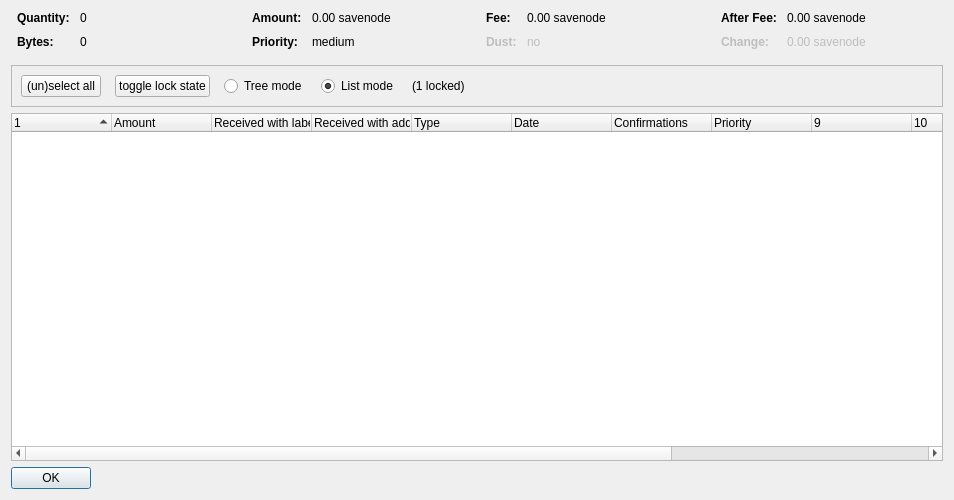
<?xml version="1.0" encoding="UTF-8"?>
<ui version="4.0">
 <class>CoinControlDialog</class>
 <widget class="QDialog" name="CoinControlDialog">
  <property name="geometry">
   <rect>
    <x>0</x>
    <y>0</y>
    <width>954</width>
    <height>500</height>
   </rect>
  </property>
  <property name="windowTitle">
   <string>Coin Selection</string>
  </property>
  <layout class="QVBoxLayout" name="verticalLayout">
   <item>
    <layout class="QHBoxLayout" name="horizontalLayoutTop" stretch="0,0,0,0">
     <property name="topMargin">
      <number>0</number>
     </property>
     <property name="bottomMargin">
      <number>10</number>
     </property>
     <item>
      <layout class="QFormLayout" name="formLayoutCoinControl1">
       <property name="horizontalSpacing">
        <number>10</number>
       </property>
       <property name="verticalSpacing">
        <number>10</number>
       </property>
       <property name="leftMargin">
        <number>6</number>
       </property>
       <property name="rightMargin">
        <number>6</number>
       </property>
       <item row="0" column="0">
        <widget class="QLabel" name="labelCoinControlQuantityText">
         <property name="font">
          <font>
           <weight>75</weight>
           <bold>true</bold>
          </font>
         </property>
         <property name="text">
          <string>Quantity:</string>
         </property>
        </widget>
       </item>
       <item row="0" column="1">
        <widget class="QLabel" name="labelCoinControlQuantity">
         <property name="cursor">
          <cursorShape>IBeamCursor</cursorShape>
         </property>
         <property name="contextMenuPolicy">
          <enum>Qt::ActionsContextMenu</enum>
         </property>
         <property name="text">
          <string notr="true">0</string>
         </property>
         <property name="textInteractionFlags">
          <set>Qt::LinksAccessibleByMouse|Qt::TextSelectableByKeyboard|Qt::TextSelectableByMouse</set>
         </property>
        </widget>
       </item>
       <item row="1" column="0">
        <widget class="QLabel" name="labelCoinControlBytesText">
         <property name="font">
          <font>
           <weight>75</weight>
           <bold>true</bold>
          </font>
         </property>
         <property name="text">
          <string>Bytes:</string>
         </property>
        </widget>
       </item>
       <item row="1" column="1">
        <widget class="QLabel" name="labelCoinControlBytes">
         <property name="cursor">
          <cursorShape>IBeamCursor</cursorShape>
         </property>
         <property name="contextMenuPolicy">
          <enum>Qt::ActionsContextMenu</enum>
         </property>
         <property name="text">
          <string notr="true">0</string>
         </property>
         <property name="textInteractionFlags">
          <set>Qt::LinksAccessibleByMouse|Qt::TextSelectableByKeyboard|Qt::TextSelectableByMouse</set>
         </property>
        </widget>
       </item>
      </layout>
     </item>
     <item>
      <layout class="QFormLayout" name="formLayoutCoinControl2">
       <property name="horizontalSpacing">
        <number>10</number>
       </property>
       <property name="verticalSpacing">
        <number>10</number>
       </property>
       <property name="leftMargin">
        <number>6</number>
       </property>
       <property name="rightMargin">
        <number>6</number>
       </property>
       <item row="0" column="0">
        <widget class="QLabel" name="labelCoinControlAmountText">
         <property name="font">
          <font>
           <weight>75</weight>
           <bold>true</bold>
          </font>
         </property>
         <property name="text">
          <string>Amount:</string>
         </property>
        </widget>
       </item>
       <item row="0" column="1">
        <widget class="QLabel" name="labelCoinControlAmount">
         <property name="cursor">
          <cursorShape>IBeamCursor</cursorShape>
         </property>
         <property name="contextMenuPolicy">
          <enum>Qt::ActionsContextMenu</enum>
         </property>
         <property name="text">
          <string notr="true">0.00 savenode</string>
         </property>
         <property name="textInteractionFlags">
          <set>Qt::LinksAccessibleByMouse|Qt::TextSelectableByKeyboard|Qt::TextSelectableByMouse</set>
         </property>
        </widget>
       </item>
       <item row="1" column="0">
        <widget class="QLabel" name="labelCoinControlPriorityText">
         <property name="font">
          <font>
           <weight>75</weight>
           <bold>true</bold>
          </font>
         </property>
         <property name="text">
          <string>Priority:</string>
         </property>
        </widget>
       </item>
       <item row="1" column="1">
        <widget class="QLabel" name="labelCoinControlPriority">
         <property name="cursor">
          <cursorShape>IBeamCursor</cursorShape>
         </property>
         <property name="contextMenuPolicy">
          <enum>Qt::ActionsContextMenu</enum>
         </property>
         <property name="text">
          <string>medium</string>
         </property>
         <property name="textInteractionFlags">
          <set>Qt::LinksAccessibleByMouse|Qt::TextSelectableByKeyboard|Qt::TextSelectableByMouse</set>
         </property>
        </widget>
       </item>
      </layout>
     </item>
     <item>
      <layout class="QFormLayout" name="formLayoutCoinControl3">
       <property name="horizontalSpacing">
        <number>10</number>
       </property>
       <property name="verticalSpacing">
        <number>10</number>
       </property>
       <property name="leftMargin">
        <number>6</number>
       </property>
       <property name="rightMargin">
        <number>6</number>
       </property>
       <item row="0" column="0">
        <widget class="QLabel" name="labelCoinControlFeeText">
         <property name="font">
          <font>
           <weight>75</weight>
           <bold>true</bold>
          </font>
         </property>
         <property name="text">
          <string>Fee:</string>
         </property>
        </widget>
       </item>
       <item row="0" column="1">
        <widget class="QLabel" name="labelCoinControlFee">
         <property name="cursor">
          <cursorShape>IBeamCursor</cursorShape>
         </property>
         <property name="contextMenuPolicy">
          <enum>Qt::ActionsContextMenu</enum>
         </property>
         <property name="text">
          <string notr="true">0.00 savenode</string>
         </property>
         <property name="textInteractionFlags">
          <set>Qt::LinksAccessibleByMouse|Qt::TextSelectableByKeyboard|Qt::TextSelectableByMouse</set>
         </property>
        </widget>
       </item>
       <item row="1" column="0">
        <widget class="QLabel" name="labelCoinControlLowOutputText">
         <property name="enabled">
          <bool>false</bool>
         </property>
         <property name="font">
          <font>
           <weight>75</weight>
           <bold>true</bold>
          </font>
         </property>
         <property name="text">
          <string>Dust:</string>
         </property>
        </widget>
       </item>
       <item row="1" column="1">
        <widget class="QLabel" name="labelCoinControlLowOutput">
         <property name="enabled">
          <bool>false</bool>
         </property>
         <property name="cursor">
          <cursorShape>IBeamCursor</cursorShape>
         </property>
         <property name="contextMenuPolicy">
          <enum>Qt::ActionsContextMenu</enum>
         </property>
         <property name="text">
          <string>no</string>
         </property>
         <property name="textInteractionFlags">
          <set>Qt::LinksAccessibleByMouse|Qt::TextSelectableByKeyboard|Qt::TextSelectableByMouse</set>
         </property>
        </widget>
       </item>
      </layout>
     </item>
     <item>
      <layout class="QFormLayout" name="formLayoutCoinControl4">
       <property name="horizontalSpacing">
        <number>10</number>
       </property>
       <property name="verticalSpacing">
        <number>10</number>
       </property>
       <property name="leftMargin">
        <number>6</number>
       </property>
       <property name="rightMargin">
        <number>6</number>
       </property>
       <item row="0" column="0">
        <widget class="QLabel" name="labelCoinControlAfterFeeText">
         <property name="font">
          <font>
           <weight>75</weight>
           <bold>true</bold>
          </font>
         </property>
         <property name="text">
          <string>After Fee:</string>
         </property>
        </widget>
       </item>
       <item row="0" column="1">
        <widget class="QLabel" name="labelCoinControlAfterFee">
         <property name="cursor">
          <cursorShape>IBeamCursor</cursorShape>
         </property>
         <property name="contextMenuPolicy">
          <enum>Qt::ActionsContextMenu</enum>
         </property>
         <property name="text">
          <string notr="true">0.00 savenode</string>
         </property>
         <property name="textInteractionFlags">
          <set>Qt::LinksAccessibleByMouse|Qt::TextSelectableByKeyboard|Qt::TextSelectableByMouse</set>
         </property>
        </widget>
       </item>
       <item row="1" column="0">
        <widget class="QLabel" name="labelCoinControlChangeText">
         <property name="enabled">
          <bool>false</bool>
         </property>
         <property name="font">
          <font>
           <weight>75</weight>
           <bold>true</bold>
          </font>
         </property>
         <property name="text">
          <string>Change:</string>
         </property>
        </widget>
       </item>
       <item row="1" column="1">
        <widget class="QLabel" name="labelCoinControlChange">
         <property name="enabled">
          <bool>false</bool>
         </property>
         <property name="cursor">
          <cursorShape>IBeamCursor</cursorShape>
         </property>
         <property name="contextMenuPolicy">
          <enum>Qt::ActionsContextMenu</enum>
         </property>
         <property name="text">
          <string notr="true">0.00 savenode</string>
         </property>
         <property name="textInteractionFlags">
          <set>Qt::LinksAccessibleByMouse|Qt::TextSelectableByKeyboard|Qt::TextSelectableByMouse</set>
         </property>
        </widget>
       </item>
      </layout>
     </item>
    </layout>
   </item>
   <item>
    <widget class="QFrame" name="frame">
     <property name="minimumSize">
      <size>
       <width>0</width>
       <height>40</height>
      </size>
     </property>
     <property name="frameShape">
      <enum>QFrame::StyledPanel</enum>
     </property>
     <property name="frameShadow">
      <enum>QFrame::Sunken</enum>
     </property>
     <layout class="QHBoxLayout" name="horizontalLayout">
      <item>
       <layout class="QHBoxLayout" name="horizontalLayoutPanel" stretch="0,0,0,0,0,0">
        <property name="spacing">
         <number>14</number>
        </property>
        <item>
         <widget class="QPushButton" name="pushButtonSelectAll">
          <property name="sizePolicy">
           <sizepolicy hsizetype="Maximum" vsizetype="Fixed">
            <horstretch>0</horstretch>
            <verstretch>0</verstretch>
           </sizepolicy>
          </property>
          <property name="text">
           <string>(un)select all</string>
          </property>
          <property name="autoDefault">
           <bool>false</bool>
          </property>
         </widget>
        </item>
        <item>
         <widget class="QPushButton" name="pushButtonToggleLock">
          <property name="sizePolicy">
           <sizepolicy hsizetype="Maximum" vsizetype="Fixed">
            <horstretch>0</horstretch>
            <verstretch>0</verstretch>
           </sizepolicy>
          </property>
          <property name="text">
           <string>toggle lock state</string>
          </property>
          <property name="autoDefault">
           <bool>false</bool>
          </property>
         </widget>
        </item>
        <item>
         <widget class="QRadioButton" name="radioTreeMode">
          <property name="sizePolicy">
           <sizepolicy hsizetype="Maximum" vsizetype="Fixed">
            <horstretch>0</horstretch>
            <verstretch>0</verstretch>
           </sizepolicy>
          </property>
          <property name="text">
           <string>Tree mode</string>
          </property>
         </widget>
        </item>
        <item>
         <widget class="QRadioButton" name="radioListMode">
          <property name="sizePolicy">
           <sizepolicy hsizetype="Maximum" vsizetype="Fixed">
            <horstretch>0</horstretch>
            <verstretch>0</verstretch>
           </sizepolicy>
          </property>
          <property name="text">
           <string>List mode</string>
          </property>
          <property name="checked">
           <bool>true</bool>
          </property>
         </widget>
        </item>
        <item>
         <widget class="QLabel" name="labelLocked">
          <property name="text">
           <string>(1 locked)</string>
          </property>
         </widget>
        </item>
        <item>
         <spacer name="horizontalSpacer">
          <property name="orientation">
           <enum>Qt::Horizontal</enum>
          </property>
          <property name="sizeHint" stdset="0">
           <size>
            <width>40</width>
            <height>20</height>
           </size>
          </property>
         </spacer>
        </item>
       </layout>
      </item>
     </layout>
    </widget>
   </item>
   <item>
    <widget class="CoinControlTreeWidget" name="treeWidget">
     <property name="contextMenuPolicy">
      <enum>Qt::CustomContextMenu</enum>
     </property>
     <property name="sortingEnabled">
      <bool>false</bool>
     </property>
     <property name="columnCount">
      <number>13</number>
     </property>
     <attribute name="headerShowSortIndicator" stdset="0">
      <bool>true</bool>
     </attribute>
     <attribute name="headerStretchLastSection">
      <bool>false</bool>
     </attribute>
     <column>
      <property name="text">
       <string/>
      </property>
     </column>
     <column>
      <property name="text">
       <string>Amount</string>
      </property>
     </column>
     <column>
      <property name="text">
       <string>Received with label</string>
      </property>
     </column>
     <column>
      <property name="text">
       <string>Received with address</string>
      </property>
     </column>
     <column>
      <property name="text">
	<string>Type</string>
      </property>
     </column>
     <column>
      <property name="text">	 
       <string>Date</string>
      </property>
     </column>
     <column>
      <property name="text">
       <string>Confirmations</string>
      </property>
      <property name="toolTip">
       <string>Confirmed</string>
      </property>
     </column>
     <column>
      <property name="text">
       <string>Priority</string>
      </property>
     </column>
     <column>
      <property name="text">
       <string/>
      </property>
     </column>
     <column>
      <property name="text">
       <string/>
      </property>
     </column>
     <column>
      <property name="text">
       <string/>
      </property>
     </column>
     <column>
      <property name="text">
       <string/>
      </property>
     </column>
     <column>
      <property name="text">
       <string/>
      </property>
     </column>
    </widget>
   </item>
   <item>
    <widget class="QDialogButtonBox" name="buttonBox">
     <property name="sizePolicy">
      <sizepolicy hsizetype="Maximum" vsizetype="Fixed">
       <horstretch>0</horstretch>
       <verstretch>0</verstretch>
      </sizepolicy>
     </property>
     <property name="orientation">
      <enum>Qt::Horizontal</enum>
     </property>
     <property name="standardButtons">
      <set>QDialogButtonBox::Ok</set>
     </property>
    </widget>
   </item>
  </layout>
 </widget>
 <customwidgets>
  <customwidget>
   <class>CoinControlTreeWidget</class>
   <extends>QTreeWidget</extends>
   <header>coincontroltreewidget.h</header>
  </customwidget>
 </customwidgets>
 <resources/>
 <connections/>
</ui>
